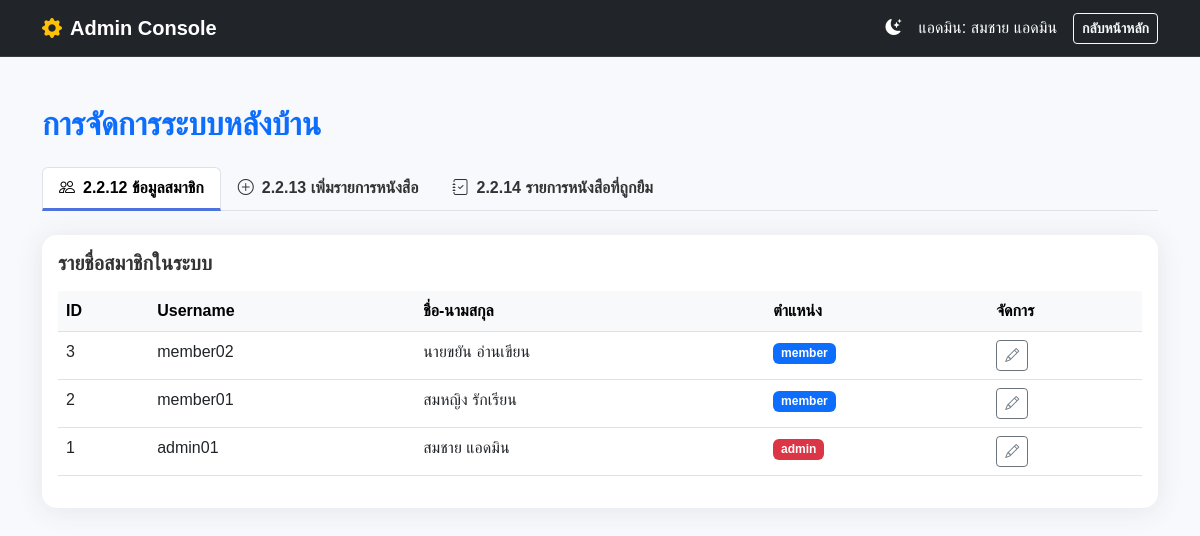
Page /admin_dashboard.php (signed in) on the committed database.
### tables this page shows
CREATE TABLE users (
    user_id INT(11) AUTO_INCREMENT PRIMARY KEY,
    username VARCHAR(50) NOT NULL,
    password VARCHAR(255) NOT NULL,
    fullname VARCHAR(100) NOT NULL,
    role ENUM('admin', 'member') DEFAULT 'member'
);

### admin_dashboard.php (the view, shortened to what this page needs)
<?php
include('config/db.php');
$sql_members = "SELECT user_id, username, fullname, role FROM users ORDER BY user_id DESC";
$res_members = mysqli_query($conn, $sql_members);
?>
<!DOCTYPE html>
<html lang="th" data-bs-theme="light">
<head>
    <link href="https://cdn.jsdelivr.net/npm/bootstrap@5.3.0/dist/css/bootstrap.min.css" rel="stylesheet">
    <link rel="stylesheet" href="https://cdn.jsdelivr.net/npm/bootstrap-icons@1.11.3/font/bootstrap-icons.min.css">
    <link rel="stylesheet" href="assets/style.css">
</head>
<body>
<nav class="navbar navbar-expand-lg navbar-dark bg-dark sticky-top">
  <div class="container">
    <a class="navbar-brand fw-bold" href="index.php"><i class="bi bi-gear-fill me-2 text-warning"></i>Admin Console</a>
    <div class="ms-auto d-flex align-items-center">
        <button class="btn btn-link text-white me-3 p-0" id="themeToggle" type="button"><i class="bi bi-moon-stars-fill" id="themeIcon"></i></button>
        <span class="text-white me-3 d-none d-md-inline">แอดมิน: <?php echo htmlspecialchars($_SESSION['fullname']); ?></span>
        <a href="index.php" class="btn btn-outline-light btn-sm fw-bold">กลับหน้าหลัก</a>
    </div>
  </div>
</nav>
<div class="container mt-5 mb-5">
    <h2 class="fw-bold mb-4 text-primary">การจัดการระบบหลังบ้าน</h2>
    <ul class="nav nav-tabs mb-4" id="adminTab" role="tablist">
        <li class="nav-link-item" role="presentation">
            <button class="nav-link active" id="members-tab" data-bs-toggle="tab" data-bs-target="#members" type="button">
                <i class="bi bi-people me-2"></i>2.2.12 ข้อมูลสมาชิก
            </button>
        </li>
        <li class="nav-link-item" role="presentation">
            <button class="nav-link" id="addbook-tab" data-bs-toggle="tab" data-bs-target="#addbook" type="button">
                <i class="bi bi-plus-circle me-2"></i>2.2.13 เพิ่มรายการหนังสือ
            </button>
        </li>
        <li class="nav-link-item" role="presentation">
            <button class="nav-link" id="borrowed-tab" data-bs-toggle="tab" data-bs-target="#borrowed" type="button">
                <i class="bi bi-journal-check me-2"></i>2.2.14 รายการหนังสือที่ถูกยืม
            </button>
        </li>
    </ul>
    <div class="tab-content" id="adminTabContent">
        <div class="tab-pane fade show active" id="members" role="tabpanel">
            <div class="card admin-card">
                <div class="card-body">
                    <h5 class="fw-bold mb-3">รายชื่อสมาชิกในระบบ</h5>
                    <div class="table-responsive">
                        <table class="table table-hover">
                            <thead class="table-light">
                                <tr>
                                    <th>ID</th>
                                    <th>Username</th>
                                    <th>ชื่อ-นามสกุล</th>
                                    <th>ตำแหน่ง</th>
                                    <th>จัดการ</th>
                                </tr>
                            </thead>
                            <tbody>
                                <?php while($user = mysqli_fetch_assoc($res_members)) { ?>
                                <tr>
                                    <td><?php echo $user['user_id']; ?></td>
                                    <td><?php echo htmlspecialchars($user['username']); ?></td>
                                    <td><?php echo htmlspecialchars($user['fullname']); ?></td>
                                    <td><span class="badge <?php echo ($user['role'] == 'admin') ? 'bg-danger' : 'bg-primary'; ?>"><?php echo $user['role']; ?></span></td>
                                    <td><button class="btn btn-sm btn-outline-secondary"><i class="bi bi-pencil"></i></button></td>
                                </tr>
                                <?php } ?>
                            </tbody>
                        </table>
                    </div>
                </div>
            </div>
        </div>
    </div>
</div>
</body>
</html>

### assets/style.css (style rules this page uses)
:root { --primary-color: #4e73df; --primary-hover: #2e59d9; --success-color: #1cc88a; --error-color: #e74a3b; --font-sarabun: 'Sarabun', sans-serif; }
[data-bs-theme="light"] { --bg-body: #f8f9fc; --bg-card: #ffffff; --text-main: #333333; --text-muted: #858796; --nav-bg: #212529; --input-border: #d1d3e2; --shadow-soft: 0 0.15rem 1.75rem 0 rgba(58, 59, 69, 0.1); }
body { font-family: var(--font-sarabun); background-color: var(--bg-body) !important; color: var(--text-main) !important; transition: background-color 0.3s ease, color 0.3s ease; min-height: 100vh; margin: 0; padding: 0; }
.card, .login-card, .dashboard-card, .table-card { background-color: var(--bg-card) !important; color: var(--text-main) !important; border: none !important; border-radius: 15px; box-shadow: var(--shadow-soft); transition: background-color 0.3s ease; }
.navbar { background-color: var(--nav-bg) !important; border-bottom: 1px solid rgba(255, 255, 255, 0.1); }

### admin_dashboard.php (style rules this page uses)
.nav-tabs .nav-link { color: var(--text-main); font-weight: 600; }
.nav-tabs .nav-link.active { border-bottom: 3px solid var(--primary-color); }
.admin-card { border-radius: 15px; border: none; box-shadow: var(--shadow-soft); }

### rows in the picture
users: user_id "3", username "member02", fullname "นายขยัน อ่านเขียน", role "member"
users: user_id "2", username "member01", fullname "สมหญิง รักเรียน", role "member"
users: user_id "1", username "admin01", fullname "สมชาย แอดมิน", role "admin"

### other values in the picture
$_SESSION['fullname'] "สมชาย แอดมิน"
